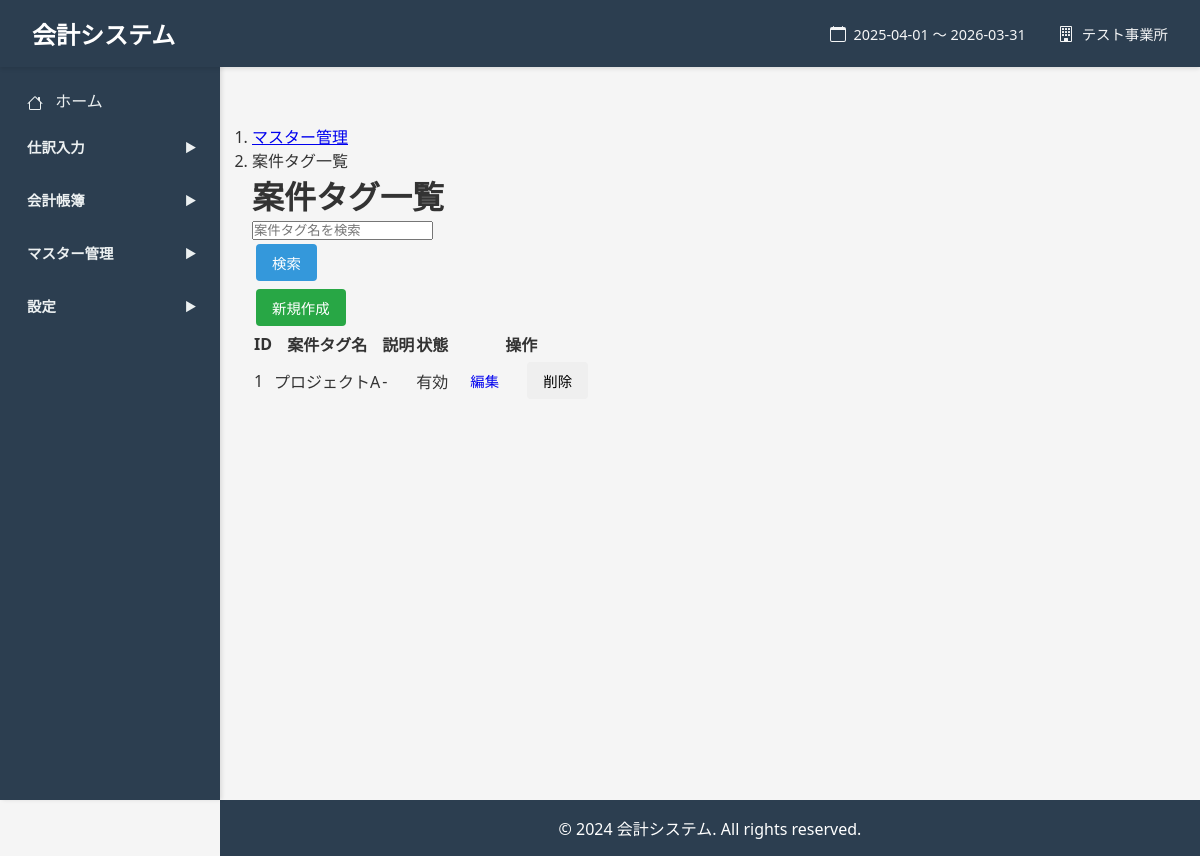
Screenshot of /project-tags (signed in) with the database file from the repository.
### models.py (models this page shows, shortened)
class Base(declarative_base()):
    __abstract__ = True
    pass

class FiscalPeriod(Base):
    __tablename__ = 'fiscal_periods'
    id = Column(Integer, primary_key=True)
    organization_id = Column(Integer, ForeignKey('organizations.id'), nullable=False)
    name = Column(String(255), nullable=False)
    start_date = Column(String(10), nullable=False)
    end_date = Column(String(10), nullable=False)
    business_type = Column(String(20), nullable=False, default='corporate')
    status = Column(String(20), nullable=False, default='open')
    period_number = Column(Integer)
    notes = Column(Text)
    created_at = Column(String(19))  # YYYY-MM-DD HH:MM:SS形式
    updated_at = Column(String(19))

class Organization(Base):
    __tablename__ = 'organizations'
    id = Column(Integer, primary_key=True)
    name = Column(String(255), nullable=False)
    code = Column(String(50))
    business_type = Column(String(20), nullable=False, default='corporate')
    postal_code = Column(String(10))
    address = Column(String(500))
    phone = Column(String(20))
    fax = Column(String(20))
    email = Column(String(255))
    representative = Column(String(255))
    established_date = Column(String(10))
    notes = Column(Text)
    created_at = Column(String(19))  # YYYY-MM-DD HH:MM:SS形式
    updated_at = Column(String(19))

class ProjectTag(Base):
    __tablename__ = 'project_tags'
    id = Column(Integer, primary_key=True)
    organization_id = Column(Integer, ForeignKey('organizations.id'), nullable=False)
    tag_name = Column(String(100), nullable=False)
    description = Column(Text)
    is_active = Column(Integer, default=1)
    created_at = Column(String(50), nullable=False)
    updated_at = Column(String(50), nullable=False)

### app.py (the view)
@app.route('/project-tags', methods=['GET'])
@login_required
def project_tags_list():
    organization_id = get_current_organization_id()
    db = SessionLocal()
    try:
        search_query = request.args.get('search', '').strip()
        query = db.query(ProjectTag).filter(ProjectTag.organization_id == organization_id)
        if search_query:
            query = query.filter(ProjectTag.tag_name.like(f'%{search_query}%'))
        project_tags = query.order_by(ProjectTag.id).all()
        return render_template('project_tags/list.html',
                             project_tags=project_tags,
                             search_query=search_query)
    finally:
        db.close()

### app.py (called while the page is built)
def login_required(f):
    @wraps(f)
    def decorated_function(*args, **kwargs):
        if 'organization_id' not in session:
            return redirect(url_for('login'))
        return f(*args, **kwargs)
    return decorated_function

def get_current_organization():
    if 'organization_id' not in session:
        return None
    db = SessionLocal()
    org = db.query(Organization).filter(Organization.id == session['organization_id']).first()
    db.close()
    return org

def get_current_organization_id():
    return session.get('organization_id')

@app.context_processor
def inject_globals():
    current_org = get_current_organization()
    current_fiscal_period = None
    if current_org:
        db = SessionLocal()
        try:
            current_fiscal_period = db.query(FiscalPeriod).filter(
                FiscalPeriod.organization_id == current_org.id
            ).order_by(FiscalPeriod.start_date.desc()).first()
        finally:
            db.close()
    return dict(
        Account=Account,
        current_organization=current_org,
        current_fiscal_period=current_fiscal_period
    )

### templates/project_tags/list.html (shortened to what this page needs)
{% extends "base.html" %}
{% block content %}
<div class="container mt-4">
    <nav aria-label="breadcrumb">
        <ol class="breadcrumb">
            <li class="breadcrumb-item"><a href="{{ url_for('masters_index') }}">マスター管理</a></li>
            <li class="breadcrumb-item active" aria-current="page">案件タグ一覧</li>
        </ol>
    </nav>
    <h1 class="h2 mb-4">案件タグ一覧</h1>
    <div class="card mb-3">
        <div class="card-body">
            <form method="GET" action="{{ url_for('project_tags_list') }}" class="row g-3">
                <div class="col-auto">
                    <input type="text" name="search" class="form-control" placeholder="案件タグ名を検索" value="{{ search_query or '' }}">
                </div>
                <div class="col-auto">
                    <button type="submit" class="btn btn-primary">検索</button>
                </div>
            </form>
        </div>
    </div>
    <div class="mb-3">
        <a href="{{ url_for('project_tag_new') }}" class="btn btn-success">新規作成</a>
    </div>
    {% if project_tags %}
        <div class="table-responsive">
            <table class="table table-striped table-hover">
                <thead>
                    <tr>
                        <th>ID</th>
                        <th>案件タグ名</th>
                        <th>説明</th>
                        <th>状態</th>
                        <th>操作</th>
                    </tr>
                </thead>
                <tbody>
                    {% for project_tag in project_tags %}
                    <tr>
                        <td>{{ project_tag.id }}</td>
                        <td>{{ project_tag.tag_name }}</td>
                        <td>{{ project_tag.description or '-' }}</td>
                        <td>
                            {% if project_tag.is_active == 1 %}
                                <span class="badge bg-success">有効</span>
                            {% else %}
                                <span class="badge bg-secondary">無効</span>
                            {% endif %}
                        </td>
                        <td>
                            <a href="{{ url_for('project_tag_edit', project_tag_id=project_tag.id) }}" class="btn btn-sm btn-outline-secondary me-2">編集</a>
                            <button type="button" class="btn btn-sm btn-outline-danger" onclick="confirmDelete({{ project_tag.id }}, '{{ project_tag.tag_name }}')">削除</button>
                        </td>
                    </tr>
                    {% endfor %}
                </tbody>
            </table>
        </div>
    {% else %}
        <div class="alert alert-info" role="alert">
            案件タグはまだ登録されていません。
        </div>
    {% endif %}
</div>
{% endblock %}

### templates/base.html (shortened to what this page needs)
<!DOCTYPE html>
<html lang="ja">
<head>
    <link href="https://cdn.jsdelivr.net/npm/tom-select@2.3.1/dist/css/tom-select.css" rel="stylesheet">
</head>
<body>
    <header>
        <h1>会計システム</h1>
        {% if current_organization and current_fiscal_period %}
        <div style="display: flex; align-items: center; gap: 2rem; margin-left: auto;">
            <div style="display: flex; align-items: center; gap: 0.5rem; font-size: 0.9rem; opacity: 0.95;">
                <span>{{ current_fiscal_period.start_date }} ～ {{ current_fiscal_period.end_date }}</span>
            </div>
            <div style="display: flex; align-items: center; gap: 0.5rem; font-size: 0.9rem; opacity: 0.95;">
                <span>{{ current_organization.name }}</span>
            </div>
        </div>
        {% endif %}
    </header>
    <nav class="sidebar">
        <a href="{{ url_for('home') }}">
            ホーム
        </a>
        <div class="menu-group">
            <div class="menu-category" data-target="journal-entry-menu">
                <span>仕訳入力</span>
                <span class="arrow">▶</span>
            </div>
        </div>
        <div class="menu-group">
            <div class="menu-category" data-target="accounting-books-menu">
                <span>会計帳簿</span>
                <span class="arrow">▶</span>
            </div>
        </div>
        <div class="menu-group">
            <div class="menu-category" data-target="master-menu">
                <span>マスター管理</span>
                <span class="arrow">▶</span>
            </div>
        </div>
        <div class="menu-group">
            <div class="menu-category" data-target="settings-menu">
                <span>設定</span>
                <span class="arrow">▶</span>
            </div>
        </div>
    </nav>
    <div class="main-content">
        <div class="container">
            {% block content %}{% endblock %}
        </div>
    </div>
    <footer>
        <p>&copy; 2024 会計システム. All rights reserved.</p>
    </footer>
</body>
</html>

### rows the page displays
FiscalPeriod: start_date "2025-04-01", end_date "2026-03-31"
Organization: name "テスト事業所"
ProjectTag: id "1", tag_name "プロジェクトA", description "-", is_active "有効"
